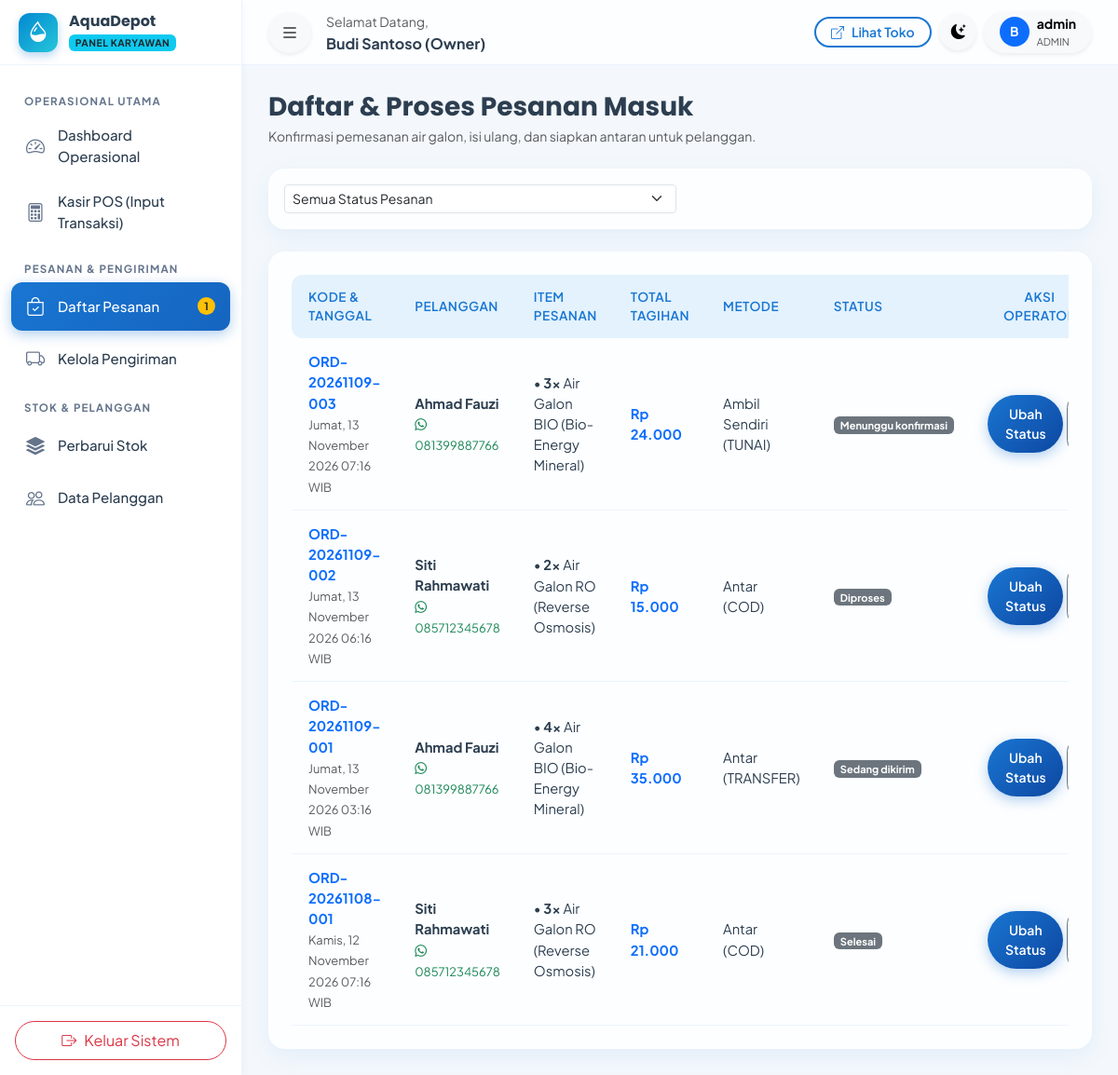
The page /karyawan/pesanan.php (signed in) on the database its author committed.
### tables this page shows
CREATE TABLE `pengaturan` (
  `id` INT AUTO_INCREMENT PRIMARY KEY,
  `nama_depot` VARCHAR(100) NOT NULL DEFAULT 'AquaDepot',
  `slogan` VARCHAR(255) DEFAULT 'Air Minum Bersih, Sehat, dan Higienis untuk Keluarga Anda',
  `alamat` TEXT NOT NULL,
  `no_telepon` VARCHAR(20) DEFAULT '081234567890',
  `no_whatsapp` VARCHAR(20) DEFAULT '6281234567890',
  `email` VARCHAR(100) DEFAULT 'info@aquadepot.id',
  `jam_operasional` VARCHAR(100) DEFAULT 'Senin - Minggu: 07.00 - 20.00 WIB',
  `ongkos_kirim_default` DECIMAL(12,2) DEFAULT 3000.00,
  `rekening_bank` TEXT DEFAULT 'Bank BCA: 123-456-7890 a.n. AquaDepot\nBank Mandiri: 987-654-3210 a.n. AquaDepot',
  `maps_embed` TEXT DEFAULT '<iframe src=\"https://maps.google.com/maps?q=Jl.+Ki+Penjawi+12-10,+Sidorejo+Lor,+Kec.+Sidorejo,+Kota+Salatiga,+Jawa+Tengah+50714&t=&z=15&ie=UTF8&iwloc=&output=embed\" width=\"100%\" height=\"350\" style=\"border:0;\" allowfullscreen=\"\" loading=\"lazy\"></iframe>',
  `logo` VARCHAR(255) DEFAULT 'logo.png',
  `updated_at` DATETIME DEFAULT CURRENT_TIMESTAMP ON UPDATE CURRENT_TIMESTAMP
);

CREATE TABLE `pesanan` (
  `id` INT AUTO_INCREMENT PRIMARY KEY,
  `kode_pesanan` VARCHAR(50) NOT NULL UNIQUE,
  `pelanggan_id` INT NOT NULL,
  `tanggal_pesanan` DATETIME NOT NULL DEFAULT CURRENT_TIMESTAMP,
  `metode_pengambilan` ENUM('antar', 'ambil_sendiri') NOT NULL DEFAULT 'antar',
  `alamat_pengiriman` TEXT NULL,
  `catatan` TEXT NULL,
  `metode_pembayaran` ENUM('tunai', 'transfer', 'cod', 'qris') NOT NULL DEFAULT 'cod',
  `total_harga` DECIMAL(12,2) NOT NULL,
  `biaya_pengiriman` DECIMAL(12,2) NOT NULL DEFAULT 0.00,
  `total_bayar` DECIMAL(12,2) NOT NULL,
  `status_pesanan` ENUM('menunggu_konfirmasi', 'diproses', 'siap_dikirim', 'sedang_dikirim', 'selesai', 'dibatalkan') NOT NULL DEFAULT 'menunggu_konfirmasi',
  `created_at` DATETIME DEFAULT CURRENT_TIMESTAMP,
  `updated_at` DATETIME DEFAULT CURRENT_TIMESTAMP ON UPDATE CURRENT_TIMESTAMP,
  CONSTRAINT `fk_pesanan_pelanggan` FOREIGN KEY (`pelanggan_id`) REFERENCES `pelanggan` (`id`) ON UPDATE CASCADE
);

CREATE TABLE `pelanggan` (
  `id` INT AUTO_INCREMENT PRIMARY KEY,
  `user_id` INT NULL,
  `kode_pelanggan` VARCHAR(20) NOT NULL UNIQUE,
  `nama` VARCHAR(100) NOT NULL,
  `no_telepon` VARCHAR(20) NOT NULL,
  `alamat` TEXT NOT NULL,
  `tipe_pelanggan` ENUM('umum', 'langganan', 'bisnis') NOT NULL DEFAULT 'umum',
  `created_at` DATETIME DEFAULT CURRENT_TIMESTAMP,
  `updated_at` DATETIME DEFAULT CURRENT_TIMESTAMP ON UPDATE CURRENT_TIMESTAMP,
  CONSTRAINT `fk_pelanggan_users` FOREIGN KEY (`user_id`) REFERENCES `users` (`id`) ON DELETE SET NULL ON UPDATE CASCADE
);

CREATE TABLE `detail_pesanan` (
  `id` INT AUTO_INCREMENT PRIMARY KEY,
  `pesanan_id` INT NOT NULL,
  `produk_id` INT NOT NULL,
  `harga_satuan` DECIMAL(12,2) NOT NULL,
  `jumlah` INT NOT NULL,
  `subtotal` DECIMAL(12,2) NOT NULL,
  CONSTRAINT `fk_detail_pesanan_pesanan` FOREIGN KEY (`pesanan_id`) REFERENCES `pesanan` (`id`) ON DELETE CASCADE ON UPDATE CASCADE,
  CONSTRAINT `fk_detail_pesanan_produk` FOREIGN KEY (`produk_id`) REFERENCES `produk` (`id`) ON UPDATE CASCADE
);

CREATE TABLE `produk` (
  `id` INT AUTO_INCREMENT PRIMARY KEY,
  `kategori_id` INT NOT NULL,
  `kode_produk` VARCHAR(30) NOT NULL UNIQUE,
  `nama_produk` VARCHAR(150) NOT NULL,
  `deskripsi` TEXT NULL,
  `harga_modal` DECIMAL(12,2) NOT NULL DEFAULT 0.00,
  `harga_jual` DECIMAL(12,2) NOT NULL,
  `satuan` VARCHAR(20) NOT NULL DEFAULT 'Galon (19L)',
  `gambar` VARCHAR(255) DEFAULT 'default_product.png',
  `is_featured` TINYINT(1) NOT NULL DEFAULT 1,
  `status` ENUM('tersedia', 'habis', 'nonaktif') NOT NULL DEFAULT 'tersedia',
  `created_at` DATETIME DEFAULT CURRENT_TIMESTAMP,
  `updated_at` DATETIME DEFAULT CURRENT_TIMESTAMP ON UPDATE CURRENT_TIMESTAMP,
  CONSTRAINT `fk_produk_kategori` FOREIGN KEY (`kategori_id`) REFERENCES `kategori` (`id`) ON UPDATE CASCADE
);

### karyawan/pesanan.php (the view, shortened to what the rows shown need)
<?php
require_once __DIR__ . '/../config/config.php';
$db = Database::getConnection();
$query = "
    SELECT p.*, plg.nama as nama_pelanggan, plg.no_telepon as wa_pelanggan
    FROM pesanan p
    JOIN pelanggan plg ON p.pelanggan_id = plg.id
    WHERE 1=1
";
$params = [];
$query .= " ORDER BY (p.status_pesanan = 'menunggu_konfirmasi') DESC, p.id DESC";
$stmt = $db->prepare($query);
$stmt->execute($params);
$orders = $stmt->fetchAll();
$stmtItems = $db->query("SELECT dp.*, prd.nama_produk FROM detail_pesanan dp JOIN produk prd ON dp.produk_id = prd.id");
$rawItems = $stmtItems->fetchAll();
$itemsGroup = [];
foreach ($rawItems as $ri) {
    $itemsGroup[$ri['pesanan_id']][] = $ri;
}
?>
<!DOCTYPE html>
<html lang="id" data-bs-theme="light">
<head>
    <link href="https://cdn.jsdelivr.net/npm/bootstrap@5.3.3/dist/css/bootstrap.min.css" rel="stylesheet">
    <link rel="stylesheet" href="https://cdn.jsdelivr.net/npm/bootstrap-icons@1.11.3/font/bootstrap-icons.min.css">
    <link rel="stylesheet" href="https://cdn.jsdelivr.net/npm/sweetalert2@11/dist/sweetalert2.min.css">
    <link rel="stylesheet" href="<?= asset('css/style.css') ?>">
</head>
<body data-base-url="<?= base_url() ?>">
<div class="app-wrapper">
    <?php require_once __DIR__ . '/../includes/sidebar_karyawan.php'; ?>
    <div class="app-main">
        <div class="app-content">
            <div class="glass-card p-4">
                <div class="table-responsive">
                    <table class="table-modern small">
                        <thead>
                            <tr>
                                <th>Kode & Tanggal</th>
                                <th>Pelanggan</th>
                                <th>Item Pesanan</th>
                                <th>Total Tagihan</th>
                                <th>Metode</th>
                                <th>Status</th>
                                <th class="text-center">Aksi Operator</th>
                            </tr>
                        </thead>
                        <tbody>
                            <?php if (!empty($orders)): ?>
                                <?php foreach ($orders as $o): ?>
                                    <tr>
                                        <td>
                                            <div class="fw-bold text-primary"><?= htmlspecialchars($o['kode_pesanan']) ?></div>
                                            <small class="text-muted"><?= tanggal_indo($o['tanggal_pesanan'], true) ?></small>
                                        </td>
                                        <td>
                                            <div class="fw-bold"><?= htmlspecialchars($o['nama_pelanggan']) ?></div>
                                            <a href="https://wa.me/<?= preg_replace('/[^0-9]/', '', $o['wa_pelanggan']) ?>" target="_blank" class="small text-success text-decoration-none">
                                                <i class="bi bi-whatsapp"></i> <?= htmlspecialchars($o['wa_pelanggan']) ?>
                                            </a>
                                        </td>
                                        <td>
                                            <?php
                                            $orderItems = $itemsGroup[$o['id']] ?? [];
                                            foreach ($orderItems as $it):
                                            ?>
                                                <div>• <strong><?= $it['jumlah'] ?>x</strong> <?= htmlspecialchars($it['nama_produk']) ?></div>
                                            <?php endforeach; ?>
                                        </td>
                                        <td class="fw-bold text-primary"><?= format_rupiah($o['total_bayar']) ?></td>
                                        <td class="text-capitalize"><?= str_replace('_', ' ', $o['metode_pengambilan']) ?> (<?= strtoupper($o['metode_pembayaran']) ?>)</td>
                                        <td><?= status_badge($o['status_pesanan']) ?></td>
                                        <td class="text-center">
                                            <div class="btn-group btn-group-sm">
                                                <button type="button" class="btn btn-primary rounded-pill px-3" onclick='openUpdateModal(<?= json_encode($o) ?>)'>
                                                    Ubah Status
                                                </button>
                                            </div>
                                        </td>
                                    </tr>
                                <?php endforeach; ?>
                            <?php else: ?>
                                <tr><td colspan="7" class="text-center text-muted py-4">Tidak ada pesanan.</td></tr>
                            <?php endif; ?>
                        </tbody>
                    </table>
                </div>
            </div>
        </div>
    </div>
</div>
</body>
</html>

### includes/sidebar_karyawan.php (shortened to what the rows shown need)
<?php
require_once __DIR__ . '/../config/config.php';
$pengaturan = get_pengaturan();
?>
<aside class="app-sidebar">
    <div class="sidebar-brand">
        <div class="overflow-hidden">
            <h6 class="mb-0 fw-bold text-truncate"><?= htmlspecialchars($pengaturan['nama_depot']) ?></h6>
            <span class="badge bg-info text-dark text-uppercase" style="font-size: 0.65rem; letter-spacing: 0.5px;">Panel Karyawan</span>
        </div>
    </div>
</aside>

### config/config.php (shortened to what the rows shown need)
<?php
function base_url($path = '') {
    $path = ltrim($path, '/');
    return BASE_URL . ($path ? '/' . $path : '');
}
function asset($path = '') {
    return base_url('assets/' . ltrim($path, '/'));
}
function format_rupiah($angka) {
    return 'Rp ' . number_format((float)$angka, 0, ',', '.');
}
function tanggal_indo($datetime, $with_time = false) {
    $timestamp = strtotime($datetime);
    $bulan = [
        1 => 'Januari', 'Februari', 'Maret', 'April', 'Mei', 'Juni',
        'Juli', 'Agustus', 'September', 'Oktober', 'November', 'Desember'
    ];
    $hari = ['Minggu', 'Senin', 'Selasa', 'Rabu', 'Kamis', 'Jumat', 'Sabtu'];
    $nama_hari = $hari[date('w', $timestamp)];
    $tgl = date('j', $timestamp);
    $bln = $bulan[(int)date('n', $timestamp)];
    $thn = date('Y', $timestamp);
    $result = "$nama_hari, $tgl $bln $thn";
    if ($with_time) {
        $result .= ' ' . date('H:i', $timestamp) . ' WIB';
    }
    return $result;
}
function status_badge($status) {
    $badges = [
        'menunggu_konfirmasi' => '<span class="badge bg-warning text-dark"><i class="bi bi-clock me-1"></i>Menunggu Konfirmasi</span>',
        'diproses'            => '<span class="badge bg-info text-dark"><i class="bi bi-gear me-1"></i>Pesanan Diproses</span>',
        'siap_dikirim'        => '<span class="badge bg-primary"><i class="bi bi-box-seam me-1"></i>Siap Dikirim</span>',
        'sedang_dikirim'      => '<span class="badge bg-secondary"><i class="bi bi-truck me-1"></i>Sedang Dikirim</span>',
        'selesai'             => '<span class="badge bg-success"><i class="bi bi-check-circle me-1"></i>Pesanan Selesai</span>',
        'dibatalkan'          => '<span class="badge bg-danger"><i class="bi bi-x-circle me-1"></i>Pesanan Dibatalkan</span>',
        'lunas'               => '<span class="badge bg-success"><i class="bi bi-check2-circle me-1"></i>Lunas</span>',
        'pending'             => '<span class="badge bg-warning text-dark"><i class="bi bi-hourglass-split me-1"></i>Pending</span>',
        'menunggu_verifikasi' => '<span class="badge bg-warning text-dark"><i class="bi bi-clock me-1"></i>Verifikasi</span>',
        'ditolak'             => '<span class="badge bg-danger"><i class="bi bi-x-octagon me-1"></i>Ditolak</span>',
        'batal'               => '<span class="badge bg-danger"><i class="bi bi-x me-1"></i>Batal</span>',
        'tersedia'            => '<span class="badge bg-success">Tersedia</span>',
        'habis'               => '<span class="badge bg-danger">Stok Habis</span>',
        'nonaktif'            => '<span class="badge bg-secondary">Nonaktif</span>',
        'aktif'               => '<span class="badge bg-success">Aktif</span>',
        'nonaktif'            => '<span class="badge bg-danger">Nonaktif</span>',
    ];
    return $badges[$status] ?? '<span class="badge bg-secondary">' . htmlspecialchars(ucfirst(str_replace('_', ' ', $status))) . '</span>';
}
function get_pengaturan() {
    static $settings = null;
    if ($settings === null) {
        try {
            $db = Database::getConnection();
            $stmt = $db->query("SELECT * FROM pengaturan LIMIT 1");
            $settings = $stmt->fetch();
        } catch (Exception $e) {
            $settings = [
                'nama_depot' => 'AquaDepot',
                'slogan' => 'Air Bersih & Higienis',
                'alamat' => 'Jl. Ki Penjawi 12-10, Sidorejo Lor, Kec. Sidorejo, Kota Salatiga, Jawa Tengah 50714',
                'no_telepon' => '081234567890',
                'no_whatsapp' => '6281234567890',
                'email' => 'info@aquadepot.id',
                'jam_operasional' => '07.00 - 20.00 WIB',
                'ongkos_kirim_default' => 3000,
                'rekening_bank' => 'BCA: 123-456-7890 a/n AquaDepot'
            ];
        }
    }
    return $settings;
}

### rows shown on the page
pengaturan: nama_depot "AquaDepot"
pesanan: kode_pesanan "ORD-20261109-003", tanggal_pesanan "Jumat, 13 November 2026 07:16 WIB", pelanggan.nama "Ahmad Fauzi", pelanggan.no_telepon "081399887766", total_bayar "Rp 24.000", metode_pengambilan "Ambil Sendiri", metode_pembayaran "TUNAI", status_pesanan "Menunggu konfirmasi"
detail_pesanan: jumlah "3", produk.nama_produk "Air Galon BIO (Bio-Energy Mineral)"
pesanan: kode_pesanan "ORD-20261109-002", tanggal_pesanan "Jumat, 13 November 2026 06:16 WIB", pelanggan.nama "Siti Rahmawati", pelanggan.no_telepon "085712345678", total_bayar "Rp 15.000", metode_pengambilan "Antar", metode_pembayaran "COD", status_pesanan "Diproses"
detail_pesanan: jumlah "2", produk.nama_produk "Air Galon RO (Reverse Osmosis)"
pesanan: kode_pesanan "ORD-20261109-001", tanggal_pesanan "Jumat, 13 November 2026 03:16 WIB", pelanggan.nama "Ahmad Fauzi", pelanggan.no_telepon "081399887766", total_bayar "Rp 35.000", metode_pengambilan "Antar", metode_pembayaran "TRANSFER", status_pesanan "Sedang dikirim"
detail_pesanan: jumlah "4", produk.nama_produk "Air Galon BIO (Bio-Energy Mineral)"
pesanan: kode_pesanan "ORD-20261108-001", tanggal_pesanan "Kamis, 12 November 2026 07:16 WIB", pelanggan.nama "Siti Rahmawati", pelanggan.no_telepon "085712345678", total_bayar "Rp 21.000", metode_pengambilan "Antar", metode_pembayaran "COD", status_pesanan "Selesai"
detail_pesanan: jumlah "3", produk.nama_produk "Air Galon RO (Reverse Osmosis)"

### other values the page prints
$pendingOrdersCount "1"
$user['nama_lengkap'] "Budi Santoso (Owner)"
substr($user['nama_lengkap'] ?? 'U', 0, 1) "B"
$user['username'] "admin"
$user['role_name'] "ADMIN"
